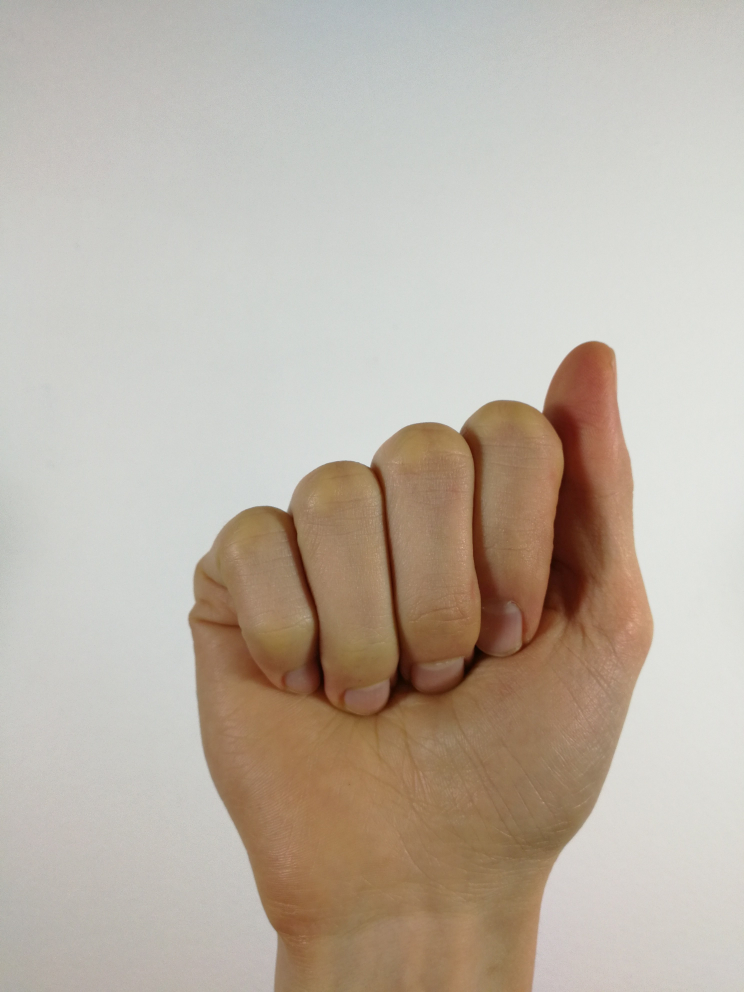
#> input picture Data/A_2(T).jpg, 2976 x 3968 px (shown at 1/4 size); its folder holds 4 pictures in this run
$ python hand_gesture_recognition.py
#> lines starting #> are read from the running program, lines starting #| are printed output that depends on the picture
import cv2
from matplotlib import pyplot as plt
import numpy as np
import os
import string
import csv

#project directory, directory of dataset

dir = os.getcwd()
dataset_dir = os.path.join(dir, "Data")
plot_dir = os.path.join(dir, "Plots")


img_list = os.listdir(dataset_dir)
print ("Dataset contains: ",len(img_list), "images.")

#analyse dataset
#create csv file with paths and class labels

gestures_dict = dict.fromkeys(string.ascii_uppercase, 0)
dataset = []

for elem in img_list:
    num = gestures_dict[elem[0]]
    gestures_dict[elem[0]]= num + 1
    dataset.append([elem, elem[0]])

cw = csv.writer(open("gestures_dataset.csv",'w'), delimiter =',')

for elem in dataset:
    cw.writerow(list(elem))

#print number of examples for each sign

print("Dataset stats for gestures:")
for key, value in gestures_dict.items():
    if value >0:
       print(key,":",value)

gestDict_classes = gestures_dict.keys()
gestDict_counts = gestures_dict.values()

y_classesCount = np.arange(len(gestDict_classes))

# create bar chart - count samples for classes

plt.bar(y_classesCount, gestDict_counts, align='center', alpha=0.5)
plt.xticks(y_classesCount, gestDict_classes)
plt.ylabel('Count')
plt.xlabel('Sign')
plt.title('Number of samples for each class')
plt.savefig(plot_dir + "//barPlotSignCount.png")
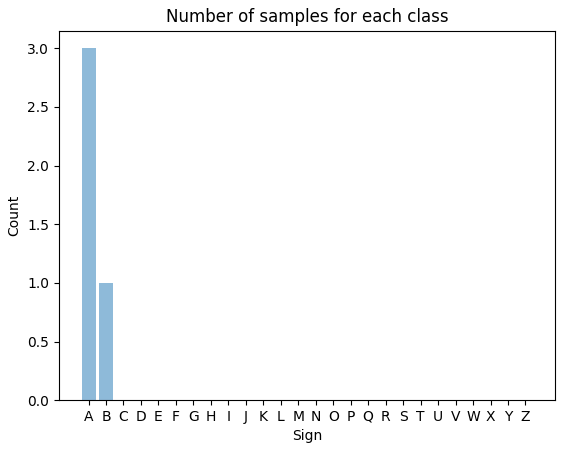
#> figure drawn by matplotlib, 1 panel; tallest bar 3 high, from x = -0.4 to 0.4

#create summary: image samples with labels
#one image for each class - images are downsized

aslAphabet = list(string.ascii_uppercase)
aslAphabet.remove('J')
aslAphabet.remove('Z')
sampleImages = []

for sign in aslAphabet:
   first_elem = next((x for x in dataset if x[1] == sign),None)
   img = cv2.imread(dataset_dir+"//"+first_elem[0])
#> img is the input picture: shape (3968, 2976, 3); mean B, G, R 166.7, 178.8, 189.2
   img_resized = cv2.resize(img,(60,80),interpolation=cv2.INTER_AREA)
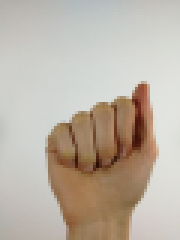
#> img_resized: shape (80, 60, 3) (shown 3 times larger); mean B, G, R 166.7, 178.8, 189.2
   img_resizedRGB = cv2.cvtColor(img_resized,cv2.COLOR_BGR2RGB)
   sampleImages.append(img_resizedRGB)
#> pass 2 of the loop `for sign in aslAphabet:`:
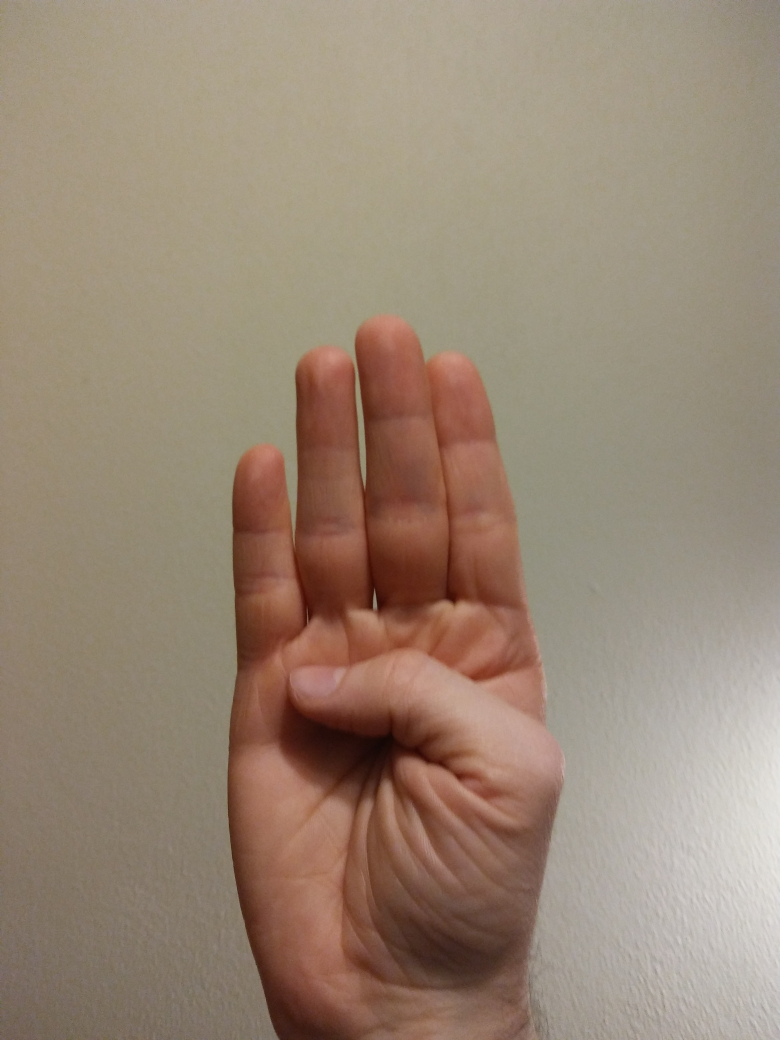
#> input picture Data/B_1_ad.jpg, 3120 x 4160 px (shown at 1/4 size)
#> img is the input picture: shape (4160, 3120, 3); mean B, G, R 116.9, 134.6, 153
#> `img_resized = cv2.resize(img,(60,80),interpolation=cv2.INTER_AREA)`:
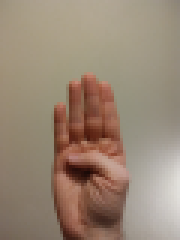
#> img_resized: shape (80, 60, 3) (shown 3 times larger); mean B, G, R 116.9, 134.6, 153
#> (the run stopped early here; a loop or call above may not have finished)
